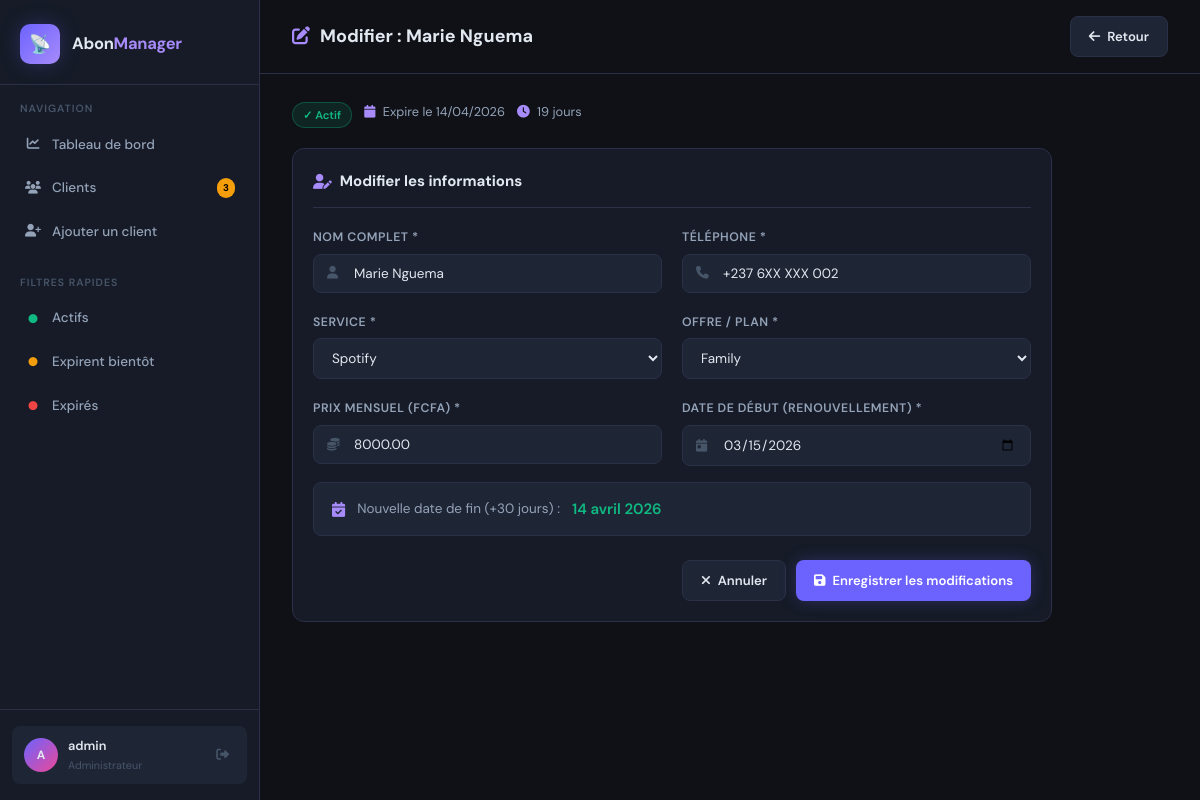
Page /modifier_client.php?id=2 (signed in) on the committed database.
### tables this page shows
CREATE TABLE IF NOT EXISTS clients (
    id          INT AUTO_INCREMENT PRIMARY KEY,
    nom         VARCHAR(150) NOT NULL,
    telephone   VARCHAR(30)  NOT NULL,
    service     VARCHAR(100) NOT NULL,        
    offre       VARCHAR(100) NOT NULL,        
    prix        DECIMAL(10,2) NOT NULL DEFAULT 0.00,
    date_debut  DATE NOT NULL,
    date_fin    DATE NOT NULL,                
    statut      ENUM('actif','expire','expire_bientot') NOT NULL DEFAULT 'actif',
    created_at  TIMESTAMP DEFAULT CURRENT_TIMESTAMP,
    updated_at  TIMESTAMP DEFAULT CURRENT_TIMESTAMP ON UPDATE CURRENT_TIMESTAMP
);

### modifier_client.php (the view, shortened to what this page needs)
<?php
require_once __DIR__ . '/includes/functions.php';
$id = (int) ($_GET['id'] ?? 0);
$client = getClientById($id);
$data   = $client;
$services = ['Netflix', 'Spotify', 'Canal+', 'Disney+', 'Amazon Prime', 'Apple TV+', 'YouTube Premium', 'Deezer', 'Autre'];
$offres   = ['Basic', 'Standard', 'Premium', 'Family', 'Duo', 'Essentiel', 'Intégral', 'Autre'];
?>
<!DOCTYPE html>
<html lang="fr">
<head>
    <link rel="stylesheet" href="https://cdnjs.cloudflare.com/ajax/libs/font-awesome/6.5.0/css/all.min.css">
    <link rel="stylesheet" href="/abonnement-app/css/style.css">
</head>
<body>
<div class="app-wrapper">
    <?php include __DIR__ . '/includes/sidebar.php'; ?>
    <main class="main-content">
        <div class="topbar">
            <div class="page-title">
                <i class="fas fa-pen-to-square"></i>
                Modifier : <?= htmlspecialchars($client['nom']) ?>
            </div>
            <div class="topbar-actions">
                <a href="/abonnement-app/clients.php" class="btn btn-secondary">
                    <i class="fas fa-arrow-left"></i>
                    Retour
                </a>
            </div>
        </div>
        <div class="page-body">
            <div style="display:flex;gap:12px;margin-bottom:20px;flex-wrap:wrap">
                <?= badgeStatut($client['statut']) ?>
                <span style="font-size:0.85rem;color:var(--text2)">
                    <i class="fas fa-calendar" style="color:var(--accent2);margin-right:4px"></i>
                    Expire le <?= date('d/m/Y', strtotime($client['date_fin'])) ?>
                </span>
                <span style="font-size:0.85rem;color:var(--text2)">
                    <i class="fas fa-clock" style="color:var(--accent2);margin-right:4px"></i>
                    <?= joursRestants($client['date_fin']) ?>
                </span>
            </div>
            <div class="card fade-in" style="max-width:760px">
                <div class="card-header">
                    <div class="card-title">
                        <i class="fas fa-user-pen"></i>
                        Modifier les informations
                    </div>
                </div>
                <form id="clientForm" method="POST" action="">
                    <div class="form-grid">
                        <div class="form-group">
                            <label for="nom">Nom complet *</label>
                            <div class="input-icon-wrap">
                                <i class="fas fa-user"></i>
                                <input type="text" id="nom" name="nom"
                                    class="form-control"
                                    value="<?= htmlspecialchars($data['nom']) ?>"
                                    required>
                            </div>
                        </div>
                        <div class="form-group">
                            <label for="telephone">Téléphone *</label>
                            <div class="input-icon-wrap">
                                <i class="fas fa-phone"></i>
                                <input type="text" id="telephone" name="telephone"
                                    class="form-control"
                                    value="<?= htmlspecialchars($data['telephone']) ?>"
                                    required>
                            </div>
                        </div>
                        <div class="form-group">
                            <label for="service">Service *</label>
                            <select id="service" name="service" class="form-control" required>
                                <?php foreach ($services as $svc): ?>
                                    <option value="<?= htmlspecialchars($svc) ?>"
                                        <?= $data['service'] === $svc ? 'selected' : '' ?>>
                                        <?= htmlspecialchars($svc) ?>
                                    </option>
                                <?php endforeach; ?>
                            </select>
                        </div>
                        <div class="form-group">
                            <label for="offre">Offre / Plan *</label>
                            <select id="offre" name="offre" class="form-control" required>
                                <?php foreach ($offres as $off): ?>
                                    <option value="<?= htmlspecialchars($off) ?>"
                                        <?= $data['offre'] === $off ? 'selected' : '' ?>>
                                        <?= htmlspecialchars($off) ?>
                                    </option>
                                <?php endforeach; ?>
                            </select>
                        </div>
                        <div class="form-group">
                            <label for="prix">Prix mensuel (FCFA) *</label>
                            <div class="input-icon-wrap">
                                <i class="fas fa-coins"></i>
                                <input type="number" id="prix" name="prix"
                                    class="form-control"
                                    min="0" step="100"
                                    value="<?= htmlspecialchars($data['prix']) ?>"
                                    required>
                            </div>
                        </div>
                        <div class="form-group">
                            <label for="date_debut">Date de début (renouvellement) *</label>
                            <div class="input-icon-wrap">
                                <i class="fas fa-calendar-day"></i>
                                <input type="date" id="date_debut" name="date_debut"
                                    class="form-control"
                                    value="<?= htmlspecialchars($data['date_debut']) ?>"
                                    required>
                            </div>
                        </div>
                    </div>
                    <div style="margin-top:16px;padding:14px 18px;background:var(--bg3);
                        border-radius:var(--radius-sm);border:1px solid var(--border);
                        display:flex;align-items:center;gap:12px">
                        <i class="fas fa-calendar-check" style="color:var(--accent2)"></i>
                        <span style="font-size:0.9rem;color:var(--text2)">
                            Nouvelle date de fin (+30 jours) :
                        </span>
                        <strong id="date_fin_preview" class="jours-ok">—</strong>
                    </div>
                    <div style="display:flex;gap:10px;margin-top:24px;justify-content:flex-end">
                        <a href="/abonnement-app/clients.php" class="btn btn-secondary">
                            <i class="fas fa-xmark"></i> Annuler
                        </a>
                        <button type="submit" class="btn btn-primary">
                            <i class="fas fa-floppy-disk"></i> Enregistrer les modifications
                        </button>
                    </div>
                </form>
            </div>
        </div>
    </main>
</div>
</body>
</html>

### includes/functions.php (shortened to what this page needs)
<?php
function getClientById(int $id): array|false {
    $db   = getDB();
    $stmt = $db->prepare("SELECT * FROM clients WHERE id = ?");
    $stmt->execute([$id]);
    return $stmt->fetch();
}
function badgeStatut(string $statut): string {
    return match($statut) {
        'actif'           => '<span class="badge badge-actif">✓ Actif</span>',
        'expire'          => '<span class="badge badge-expire">✗ Expiré</span>',
        'expire_bientot'  => '<span class="badge badge-alerte">⚡ Bientôt</span>',
        default           => '<span class="badge">Inconnu</span>',
    };
}
function joursRestants(string $date_fin): string {
    $aujourd_hui = new DateTime();
    $fin         = new DateTime($date_fin);
    $diff        = (int) $aujourd_hui->diff($fin)->format('%r%a');
    return $diff . ' jours';
}

### css/style.css (style rules this page uses)
:root { --bg: #0f1117; --bg2: #161b27; --bg3: #1e2535; --border: #2a3147; --accent: #6c63ff; --accent2: #a78bfa; --accent-glow: rgba(108, 99, 255, 0.25); --green: #10b981; --green-bg: rgba(16, 185, 129, 0.12); --red: #ef4444; --red-bg: rgba(239, 68, 68, 0.12); --orange: #f59e0b; --orange-bg: rgba(245, 158, 11, 0.12); --blue: #3b82f6; --blue-bg: rgba(59, 130, 246, 0.12); --text: #e2e8f0; --text2: #94a3b8; --text3: #475569; --sidebar-w: 260px; --radius: 12px; --radius-sm: 8px; --shadow: 0 4px 24px rgba(0,0,0,0.4); --transition: all 0.2s ease; --font-main: 'DM Sans', sans-serif; --font-mono: 'JetBrains Mono', monospace; }
*, *::before, *::after { box-sizing: border-box; margin: 0; padding: 0; }
html { font-size: 15px; }
body { font-family: var(--font-main); background: var(--bg); color: var(--text); min-height: 100vh; line-height: 1.6; -webkit-font-smoothing: antialiased; }
a { color: var(--accent2); text-decoration: none; }
.app-wrapper { display: flex; min-height: 100vh; }
.main-content { flex: 1; margin-left: var(--sidebar-w); min-height: 100vh; display: flex; flex-direction: column; transition: var(--transition); }
.page-body { padding: 28px 32px; flex: 1; }
.topbar { padding: 16px 32px; border-bottom: 1px solid var(--border); background: var(--bg); display: flex; align-items: center; justify-content: space-between; position: sticky; top: 0; z-index: 50; backdrop-filter: blur(8px); }
.page-title { font-size: 1.2rem; font-weight: 700; display: flex; align-items: center; gap: 10px; }
.page-title i { color: var(--accent2); }
.topbar-actions { display: flex; gap: 10px; align-items: center; }
.btn { display: inline-flex; align-items: center; gap: 7px; padding: 9px 18px; border-radius: var(--radius-sm); font-size: 0.875rem; font-weight: 600; font-family: var(--font-main); cursor: pointer; border: none; transition: var(--transition); text-decoration: none; white-space: nowrap; }
.btn-primary { background: var(--accent); color: #fff; box-shadow: 0 0 16px var(--accent-glow); }
.btn-secondary { background: var(--bg3); color: var(--text); border: 1px solid var(--border); }
.card { background: var(--bg2); border: 1px solid var(--border); border-radius: var(--radius); padding: 20px; }
.card-header { display: flex; align-items: center; justify-content: space-between; margin-bottom: 20px; padding-bottom: 14px; border-bottom: 1px solid var(--border); }
.card-title { font-size: 1rem; font-weight: 700; display: flex; align-items: center; gap: 8px; }
.card-title i { color: var(--accent2); }
.badge { display: inline-flex; align-items: center; gap: 4px; padding: 3px 10px; border-radius: 99px; font-size: 0.75rem; font-weight: 600; white-space: nowrap; }
.badge-actif { background: var(--green-bg); color: var(--green); border: 1px solid rgba(16,185,129,0.3); }
.form-grid { display: grid; grid-template-columns: repeat(auto-fit, minmax(240px, 1fr)); gap: 20px; }
.form-group { display: flex; flex-direction: column; gap: 6px; }
.form-group label { font-size: 0.82rem; font-weight: 600; color: var(--text2); text-transform: uppercase; letter-spacing: 0.5px; }
.form-control { padding: 10px 14px; background: var(--bg3); border: 1px solid var(--border); border-radius: var(--radius-sm); color: var(--text); font-size: 0.9rem; font-family: var(--font-main); transition: var(--transition); outline: none; }
.form-control::placeholder { color: var(--text3); }
select.form-control option { background: var(--bg2); }
.jours-ok { color: var(--green); font-weight: 600; }
.input-icon-wrap { position: relative; }
.input-icon-wrap i { position: absolute; left: 14px; top: 50%; transform: translateY(-50%); color: var(--text3); font-size: 0.85rem; }
.input-icon-wrap .form-control { padding-left: 40px; width: 100%; }
.fade-in { animation: fadeIn 0.3s ease both; }

### rows in the picture
clients: nom "Marie Nguema", statut "✓ Actif", date_fin "14/04/2026", date_fin "19 jours", telephone "+237 6XX XXX 002", service "Spotify", offre "Family", prix "8000.00", date_debut "03/15/2026"

### other values in the picture
$alertes_count "3"
substr($_SESSION['admin_username'] ?? 'A', 0, 1) "A"
$_SESSION['admin_username'] "admin"
